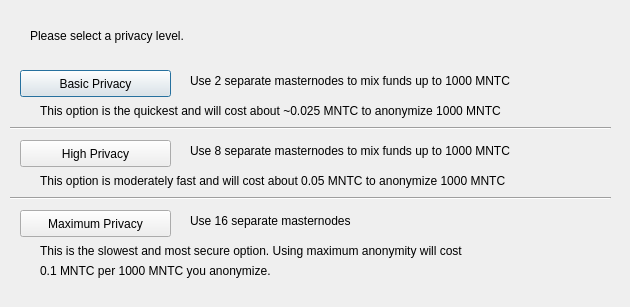
<?xml version="1.0" encoding="UTF-8"?>
<ui version="4.0">
 <class>DarksendConfig</class>
 <widget class="QDialog" name="DarksendConfig">
  <property name="geometry">
   <rect>
    <x>0</x>
    <y>0</y>
    <width>630</width>
    <height>307</height>
   </rect>
  </property>
  <property name="windowTitle">
   <string>Configure PrivateSend</string>
  </property>
  <widget class="QPushButton" name="buttonBasic">
   <property name="geometry">
    <rect>
     <x>20</x>
     <y>70</y>
     <width>151</width>
     <height>27</height>
    </rect>
   </property>
   <property name="text">
    <string>Basic Privacy</string>
   </property>
  </widget>
  <widget class="QPushButton" name="buttonHigh">
   <property name="geometry">
    <rect>
     <x>20</x>
     <y>140</y>
     <width>151</width>
     <height>27</height>
    </rect>
   </property>
   <property name="text">
    <string>High Privacy</string>
   </property>
  </widget>
  <widget class="QPushButton" name="buttonMax">
   <property name="geometry">
    <rect>
     <x>20</x>
     <y>210</y>
     <width>151</width>
     <height>27</height>
    </rect>
   </property>
   <property name="text">
    <string>Maximum Privacy</string>
   </property>
  </widget>
  <widget class="QLabel" name="label">
   <property name="geometry">
    <rect>
     <x>30</x>
     <y>20</y>
     <width>571</width>
     <height>31</height>
    </rect>
   </property>
   <property name="text">
    <string>Please select a privacy level.</string>
   </property>
  </widget>
  <widget class="QLabel" name="label_2">
   <property name="geometry">
    <rect>
     <x>190</x>
     <y>70</y>
     <width>421</width>
     <height>21</height>
    </rect>
   </property>
   <property name="text">
    <string>Use 2 separate masternodes to mix funds up to 1000 MNTC</string>
   </property>
  </widget>
  <widget class="QLabel" name="label_3">
   <property name="geometry">
    <rect>
     <x>190</x>
     <y>140</y>
     <width>411</width>
     <height>21</height>
    </rect>
   </property>
   <property name="text">
    <string>Use 8 separate masternodes to mix funds up to 1000 MNTC</string>
   </property>
  </widget>
  <widget class="QLabel" name="label_4">
   <property name="geometry">
    <rect>
     <x>190</x>
     <y>210</y>
     <width>421</width>
     <height>21</height>
    </rect>
   </property>
   <property name="text">
    <string>Use 16 separate masternodes</string>
   </property>
  </widget>
  <widget class="QLabel" name="label_6">
   <property name="geometry">
    <rect>
     <x>40</x>
     <y>100</y>
     <width>561</width>
     <height>21</height>
    </rect>
   </property>
   <property name="text">
    <string>This option is the quickest and will cost about ~0.025 MNTC to anonymize 1000 MNTC</string>
   </property>
  </widget>
  <widget class="QLabel" name="label_7">
   <property name="geometry">
    <rect>
     <x>40</x>
     <y>170</y>
     <width>561</width>
     <height>21</height>
    </rect>
   </property>
   <property name="text">
    <string>This option is moderately fast and will cost about 0.05 MNTC to anonymize 1000 MNTC</string>
   </property>
  </widget>
  <widget class="QLabel" name="label_8">
   <property name="geometry">
    <rect>
     <x>40</x>
     <y>240</y>
     <width>561</width>
     <height>21</height>
    </rect>
   </property>
   <property name="text">
    <string>This is the slowest and most secure option. Using maximum anonymity will cost</string>
   </property>
  </widget>
  <widget class="QLabel" name="label_9">
   <property name="geometry">
    <rect>
     <x>40</x>
     <y>260</y>
     <width>561</width>
     <height>21</height>
    </rect>
   </property>
   <property name="text">
    <string>0.1 MNTC per 1000 MNTC you anonymize.</string>
   </property>
  </widget>
  <widget class="Line" name="line">
   <property name="geometry">
    <rect>
     <x>10</x>
     <y>120</y>
     <width>601</width>
     <height>16</height>
    </rect>
   </property>
   <property name="orientation">
    <enum>Qt::Horizontal</enum>
   </property>
  </widget>
  <widget class="Line" name="line_2">
   <property name="geometry">
    <rect>
     <x>10</x>
     <y>190</y>
     <width>601</width>
     <height>16</height>
    </rect>
   </property>
   <property name="orientation">
    <enum>Qt::Horizontal</enum>
   </property>
  </widget>
 </widget>
 <resources/>
 <connections/>
</ui>
